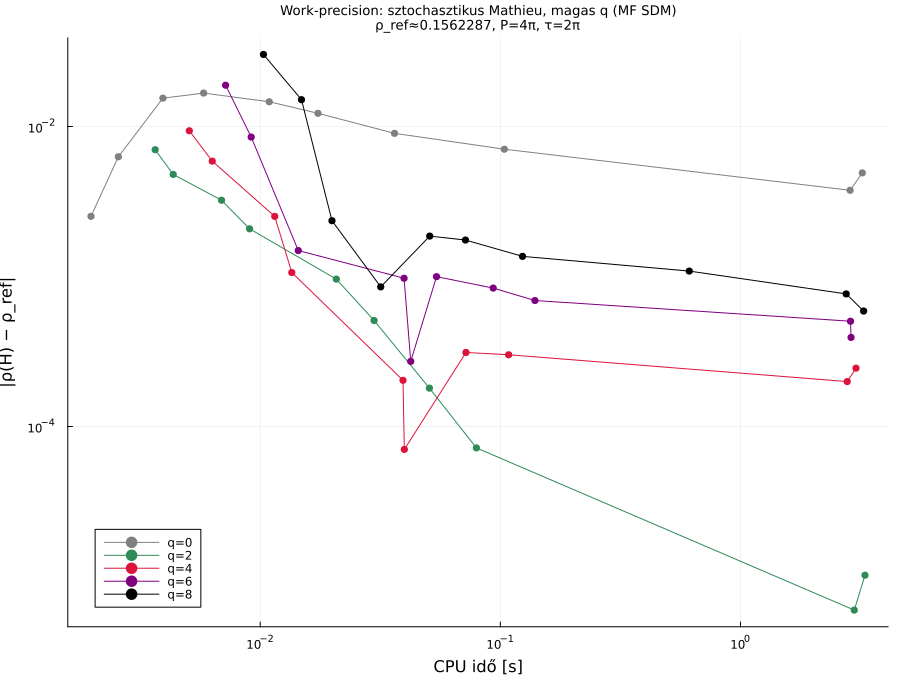

The Julia source for this figure:
# =============================================================================
# High-q convergence test on the stochastic Mathieu equation.
# Question: does q=6, q=8 raise the convergence order of ρ(H) beyond q=4's O(h³)?
# Uses the TRUSTED Multiplication-Free SDM (spectralRadiusOfMapping_MF), many p-points.
# Self-convergence rate (reference-free) + Richardson reference for the work-precision plot.
# Outputs: wp_mathieu_highq.csv, wp_mathieu_highq.png (err vs CPU), wp_mathieu_highq_order.png
# =============================================================================
using Pkg; Pkg.activate(joinpath(@__DIR__,".."))
using StochasticSemiDiscretizationMethod
const SSDM = StochasticSemiDiscretizationMethod
using StaticArrays, LinearAlgebra, Printf, Plots
gr()

const EPS=2.0; const ZETA=0.1; const TAU=2π; const PER=4π
const Aval=3.0; const Bval=0.5; const ALPHA=0.1

function mathieu_lddep()
    AMxfun(t) = @SMatrix [0.0 1.0; -(Aval + EPS*cos(0.5*t)) -2ZETA]
    AMx  = ProportionalMX(AMxfun)
    BMx  = DelayMX(TAU, @SMatrix [0.0 0.0; Bval 0.0])
    af(t) = @SMatrix [0.0 0.0; -ALPHA*(Aval + EPS*cos(0.5*t)) -ALPHA*2ZETA]
    bf(t) = @SMatrix [0.0 0.0; ALPHA*Bval 0.0]
    αMx = stCoeffMX(1, ProportionalMX(af))
    βMx = stCoeffMX(1, DelayMX(TAU, bf))
    cV  = Additive(@SVector [0.0, 0.0])
    σV  = stAdditive(1, Additive(@SVector [0.0, 0.0]))
    LDDEProblem(AMx, [BMx], [αMx], [βMx], cV, [σV])
end

# Multiplication-Free 2nd-moment spectral radius
function mf_rho(q,p)
    lddep=mathieu_lddep()
    method=SemiDiscretization(q, PER/p)
    rst=SSDM.calculateResults(lddep, method, TAU; n_steps=p)
    spectralRadiusOfMapping_MF(DiscreteMapping_M2_MF(rst); tol=1e-13)
end
timed(f)=(f(); t0=time_ns(); v=f(); (v,(time_ns()-t0)/1e9))

const QS = [0,2,4,6,8]
# many points: dense p-grid (delay τ=2π=PER/2 ⇒ r=p/2, always well resolved)
const PS = [12,16,24,32,48,64,96,128,192,256]

# Reference from the STABLEST order: q=2 converges monotonically (O(h²)); high-q has NOT
# converged at feasible p (self-convergence study + Monte-Carlo confirm this), so a high-q
# reference is BIASED and causes the spurious 'dip-then-rise'. Use q=2 Richardson instead:
#   q=2 is O(h²) ⇒ ρ_exact ≈ (4 ρ(2p) − ρ(p))/3, taken at very fine p.
println("Reference: q=2 Richardson from p=512/1024 (q=2 is the monotone-convergent order) ...")
ra = mf_rho(2, 512); rb = mf_rho(2, 1024)
ρref = (4*rb - ra)/3
@printf("ρ_ref = %.13f   (raw q2 p1024=%.13f, p512=%.13f)\n\n", ρref, rb, ra)

rows = Tuple{Int,Int,Float64,Float64,Float64}[]   # q,p,rho,time,err
for q in QS
    @printf("q=%d:\n", q)
    prevρ=nothing; prevp=nothing
    for p in PS
        v,t = timed(()->mf_rho(q,p)); e=max(abs(v-ρref),1e-16)
        push!(rows,(q,p,v,t,e))
        # self-convergence rate between successive p
        rate = (prevρ===nothing) ? NaN : log(abs(prevρ-v)/max(abs(v-ρref),1e-16))/log(p/prevp)
        @printf("  p=%3d  ρ=%.11f  t=%.4fs  err=%.2e\n", p, v, t, e)
        prevρ=v; prevp=p
    end
end

# fitted order (slope of log err vs log p, using the pre-floor points)
println("\nFitted convergence orders (log-log slope, err>1e-11):")
for q in QS
    sel = filter(r->r[1]==q && r[5]>1e-11, rows)
    length(sel)<3 && continue
    lp=log.([r[2] for r in sel]); le=log.([r[5] for r in sel])
    slope = ([lp ones(length(lp))]\le)[1]
    @printf("  q=%d :  order ≈ %.2f\n", q, -slope)
end

# CSV
open(joinpath(@__DIR__,"wp_mathieu_highq.csv"),"w") do io
    println(io,"# Stochastic Mathieu high-q convergence (MF SDM); A=$Aval,B=$Bval,α=$ALPHA,ε=$EPS,P=4π,τ=2π")
    println(io,"q,p,rho,cputime,abserr")
    for (q,p,r,t,e) in rows; @printf(io,"%d,%d,%.12g,%.12g,%.12g\n",q,p,r,t,e); end
    @printf(io,"# rho_ref=%.13g\n",ρref)
end

pal=Dict(0=>:gray,2=>:seagreen,4=>:crimson,6=>:purple,8=>:black)
function mk(xs_of,xlab,fname,ttl)
    plt=plot(xlabel=xlab,ylabel="|ρ(H) − ρ_ref|",title=ttl,
        xscale=:log10,yscale=:log10,legend=:bottomleft,lw=2,size=(900,680),titlefontsize=9)
    for q in QS
        sel=filter(r->r[1]==q,rows); isempty(sel)&&continue
        xs=[xs_of(r) for r in sel]; es=[r[5] for r in sel]; pm=sortperm(xs)
        plot!(plt,xs[pm],es[pm],label="q=$q",marker=:circle,color=pal[q],ms=4,markerstrokewidth=0)
    end
    savefig(plt,joinpath(@__DIR__,fname)); println("Saved ",fname)
end
mk(r->r[4],"CPU idő [s]","wp_mathieu_highq.png",
   "Work-precision: sztochasztikus Mathieu, magas q (MF SDM)\nρ_ref≈$(round(ρref,sigdigits=8)), P=4π, τ=2π")
mk(r->r[2],"p (lépés/periódus)","wp_mathieu_highq_order.png",
   "Konvergencia rend: Mathieu q=0..8 (MF SDM)\nnő-e a rend q=6,8-nál? ρ_ref≈$(round(ρref,sigdigits=8))")
